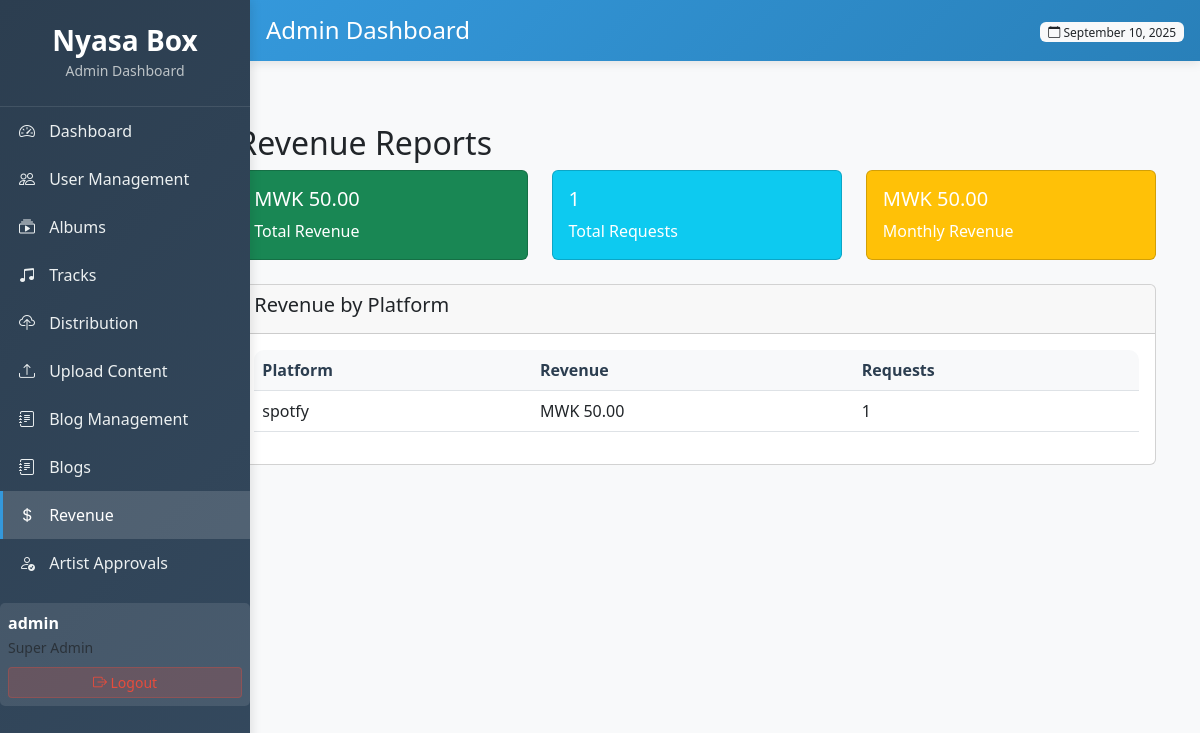
/adminxy/revenue/ (signed in), run on the app's committed database.
### core/models.py (models this page shows, shortened)
class DistributionPlatform(models.Model):
    name = models.CharField(max_length=100)
    logo = models.ImageField(upload_to='platform_logos/', blank=True, null=True)
    description = models.TextField(blank=True)
    ref_id = models.CharField(max_length=50, blank=True)  # Add ref_id for PayChangu integration
    is_active = models.BooleanField(default=True)
    class Meta:
        indexes = [
            models.Index(fields=['name'], name='idx_platform_name'),
        ]

### core/admin_views.py (the view)
# urls.py: path('adminxy/revenue/', admin_views.admin_revenue, name='admin_revenue'),
@login_required
@user_passes_test(is_admin)
def admin_revenue(request):
    revenue_stats = DistributionRequest.objects.filter(status='paid').aggregate(
        total_revenue=Sum('total_amount'),
        total_requests=Count('id')
    )
    thirty_days_ago = timezone.now() - timedelta(days=30)
    monthly_revenue = DistributionRequest.objects.filter(
        status='paid',
        payment_date__gte=thirty_days_ago
    ).aggregate(total=Sum('total_amount'))['total'] or 0
    revenue_by_platform = DistributionPlatform.objects.annotate(
        total_revenue=Sum('distribution_requests__total_amount',
                         filter=Q(distribution_requests__status='paid')),
        request_count=Count('distribution_requests',
                           filter=Q(distribution_requests__status='paid'))
    )
    context = {
        'revenue_stats': revenue_stats,
        'monthly_revenue': monthly_revenue,
        'revenue_by_platform': revenue_by_platform,
    }
    return render(request, 'peza/revenue.html', context)

### core/admin_views.py (called while the page is built)
def is_admin(user):
    return user.is_authenticated and user.is_superuser

### core/templates/peza/revenue.html
{% extends 'peza/base.html' %}
{% block content %}
<div class="container-fluid">
    <div class="row">
        <div class="col-md-9 col-lg-10 ms-auto">
            <div class="container-fluid mt-4">
                <h2>Revenue Reports</h2>
                <div class="row mb-4">
                    <div class="col-md-4">
                        <div class="card text-white bg-success">
                            <div class="card-body">
                                <h5 class="card-title">MWK {{ revenue_stats.total_revenue|default:0|floatformat:2 }}</h5>
                                <p class="card-text">Total Revenue</p>
                            </div>
                        </div>
                    </div>
                    <div class="col-md-4">
                        <div class="card text-white bg-info">
                            <div class="card-body">
                                <h5 class="card-title">{{ revenue_stats.total_requests|default:0 }}</h5>
                                <p class="card-text">Total Requests</p>
                            </div>
                        </div>
                    </div>
                    <div class="col-md-4">
                        <div class="card text-white bg-warning">
                            <div class="card-body">
                                <h5 class="card-title">MWK {{ monthly_revenue|floatformat:2 }}</h5>
                                <p class="card-text">Monthly Revenue</p>
                            </div>
                        </div>
                    </div>
                </div>
                <div class="card">
                    <div class="card-header">
                        <h5>Revenue by Platform</h5>
                    </div>
                    <div class="card-body">
                        <div class="table-responsive">
                            <table class="table table-hover">
                                <thead>
                                    <tr>
                                        <th>Platform</th>
                                        <th>Revenue</th>
                                        <th>Requests</th>
                                    </tr>
                                </thead>
                                <tbody>
                                    {% for platform in revenue_by_platform %}
                                    <tr>
                                        <td>{{ platform.name }}</td>
                                        <td>MWK {{ platform.total_revenue|default:0|floatformat:2 }}</td>
                                        <td>{{ platform.request_count|default:0 }}</td>
                                    </tr>
                                    {% endfor %}
                                </tbody>
                            </table>
                        </div>
                    </div>
                </div>
            </div>
        </div>
    </div>
</div>
{% endblock %}

### core/templates/peza/base.html (shortened to what this page needs)
<!DOCTYPE html>
<html lang="en">
<head>
    <link href="https://cdn.jsdelivr.net/npm/bootstrap@5.3.0/dist/css/bootstrap.min.css" rel="stylesheet">
    <link rel="stylesheet" href="https://cdn.jsdelivr.net/npm/bootstrap-icons@1.10.0/font/bootstrap-icons.css">
</head>
<body>
    <div class="admin-sidebar">
        <div class="sidebar-brand">
            <h3>Nyasa Box</h3>
            <small class="text-muted">Admin Dashboard</small>
        </div>
        <div class="sidebar-nav">
            <ul class="nav flex-column">
                <li class="nav-item">
                    <a class="nav-link {% if request.resolver_match.url_name == 'admin_dashboard' %}active{% endif %}"
                       href="{% url 'admin_dashboard' %}">
                        <i class="bi bi-speedometer2"></i> Dashboard
                    </a>
                </li>
                <li class="nav-item">
                    <a class="nav-link {% if request.resolver_match.url_name == 'admin_users' %}active{% endif %}"
                       href="{% url 'admin_users' %}">
                        <i class="bi bi-people"></i> User Management
                    </a>
                </li>
                <li class="nav-item">
                    <a class="nav-link {% if request.resolver_match.url_name == 'admin_albums' %}active{% endif %}"
                       href="{% url 'admin_albums' %}">
                        <i class="bi bi-collection-play"></i> Albums
                    </a>
                </li>
                <li class="nav-item">
                    <a class="nav-link {% if request.resolver_match.url_name == 'admin_tracks' %}active{% endif %}"
                       href="{% url 'admin_tracks' %}">
                        <i class="bi bi-music-note-beamed"></i> Tracks
                    </a>
                </li>
                <li class="nav-item">
                    <a class="nav-link {% if request.resolver_match.url_name == 'admin_distribution_requests' %}active{% endif %}"
                       href="{% url 'admin_distribution_requests' %}">
                        <i class="bi bi-cloud-upload"></i> Distribution
                    </a>
                </li>
                <li class="nav-item">
                    <a class="nav-link {% if request.resolver_match.url_name == 'admin_upload_content' %}active{% endif %}"
                       href="{% url 'admin_upload_content' %}">
                        <i class="bi bi-upload"></i> Upload Content
                    </a>
                </li>
                <li class="nav-item">
                    <a class="nav-link {% if request.resolver_match.url_name == 'admin_blog_management' %}active{% endif %}"
                       href="{% url 'admin_blog_management' %}">
                        <i class="bi bi-journal-text"></i> Blog Management
                    </a>
                </li>
                  <li class="nav-item">
                    <a class="nav-link {% if request.resolver_match.url_name == 'create_blog' %}active{% endif %}"
                       href="{% url 'create_blog' %}">
                        <i class="bi bi-journal-text"></i> Blogs
                    </a>
                </li>
                <li class="nav-item">
                    <a class="nav-link {% if request.resolver_match.url_name == 'admin_revenue' %}active{% endif %}"
                       href="{% url 'admin_revenue' %}">
                        <i class="bi bi-currency-dollar"></i> Revenue
                    </a>
                </li>
                <li class="nav-item">
                    <a class="nav-link {% if request.resolver_match.url_name == 'admin_artist_approvals' %}active{% endif %}"
                       href="{% url 'admin_artist_approvals' %}">
                        <i class="bi bi-person-check"></i> Artist Approvals
                    </a>
                </li>
            </ul>
        </div>
        <div class="user-info">
            <div class="d-flex align-items-center">
                <div class="flex-grow-1">
                    <strong>{{ user.username }}</strong>
                    <br>
                    <small class="text-muted">Super Admin</small>
                </div>
            </div>
            <form method="post" action="{% url 'logout' %}" class="mt-2">
                <button type="submit" class="btn btn-sm logout-btn w-100">
                    <i class="bi bi-box-arrow-right"></i> Logout
                </button>
            </form>
        </div>
    </div>
    <div class="admin-header">
        <div class="d-flex justify-content-between align-items-center">
            <h4 class="mb-0">
                {% block page_title %}Admin Dashboard{% endblock %}
            </h4>
            <div>
                <span class="badge bg-light text-dark">
                    <i class="bi bi-calendar"></i> {% now "F j, Y" %}
                </span>
            </div>
        </div>
    </div>
    <div class="admin-content">
        {% block content %}{% endblock %}
    </div>
</body>
</html>

### core/templates/peza/base.html (style rules this page uses)
body { background-color: #f8f9fa; font-family: 'Segoe UI', Tahoma, Geneva, Verdana, sans-serif; }
.admin-sidebar { background: linear-gradient(135deg, #2c3e50, #34495e); color: white; height: 100vh; position: fixed; left: 0; top: 0; width: 250px; z-index: 1000; box-shadow: 2px 0 10px rgba(0,0,0,0.1); }
.admin-header { background: linear-gradient(135deg, #3498db, #2980b9); color: white; padding: 1rem; margin-left: 0px; position: fixed; top: 0; right: 0; left: 250px; z-index: 999; box-shadow: 0 2px 10px rgba(0,0,0,0.1); }
.admin-content { margin-left: 0px; margin-top: 80px; padding: 20px; min-height: calc(100vh - 80px); }
.sidebar-brand { padding: 1.5rem 1rem; border-bottom: 1px solid rgba(255,255,255,0.1); text-align: center; }
.sidebar-brand h3 { margin: 0; font-weight: 600; }
.sidebar-brand .text-muted { color: #bdc3c7 !important; }
.nav-link { color: #ecf0f1; padding: 0.75rem 1rem; border-left: 3px solid transparent; transition: all 0.3s ease; }
.nav-link.active { background-color: rgba(255,255,255,0.15); border-left-color: #3498db; color: #ffffff; }
.nav-link i { width: 20px; margin-right: 10px; }
.table-responsive { border-radius: 10px; overflow: hidden; }
.table th { background-color: #f8f9fa; border-top: none; font-weight: 600; color: #2c3e50; }
.badge { font-weight: 500; }
.user-info { background: rgba(255,255,255,0.1); border-radius: 5px; padding: 0.5rem; margin-top: 1rem; }
.logout-btn { background: rgba(231, 76, 60, 0.2); border: 1px solid rgba(231, 76, 60, 0.3); color: #e74c3c; }

### data on the page
DistributionPlatform: name "spotfy", total_revenue "50.00", request_count "1"

### other printed values
{{ user.username }} "admin"
{{ revenue_stats.total_revenue|default:0|floatformat:2 }} "50.00"
{{ revenue_stats.total_requests|default:0 }} "1"
{{ monthly_revenue|floatformat:2 }} "50.00"
